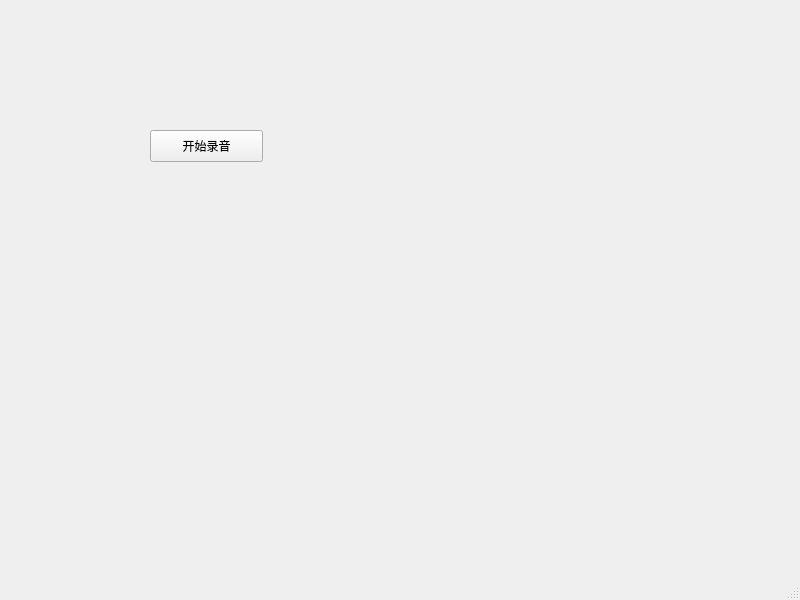
<?xml version="1.0" encoding="UTF-8"?>
<ui version="4.0">
 <class>MainWindow</class>
 <widget class="QMainWindow" name="MainWindow">
  <property name="geometry">
   <rect>
    <x>0</x>
    <y>0</y>
    <width>800</width>
    <height>600</height>
   </rect>
  </property>
  <property name="windowTitle">
   <string>MainWindow</string>
  </property>
  <widget class="QWidget" name="centralwidget">
   <widget class="QPushButton" name="audioButton">
    <property name="geometry">
     <rect>
      <x>150</x>
      <y>130</y>
      <width>113</width>
      <height>32</height>
     </rect>
    </property>
    <property name="text">
     <string>开始录音</string>
    </property>
   </widget>
  </widget>
  <widget class="QMenuBar" name="menubar">
   <property name="geometry">
    <rect>
     <x>0</x>
     <y>0</y>
     <width>800</width>
     <height>24</height>
    </rect>
   </property>
  </widget>
  <widget class="QStatusBar" name="statusbar"/>
 </widget>
 <resources/>
 <connections/>
</ui>
